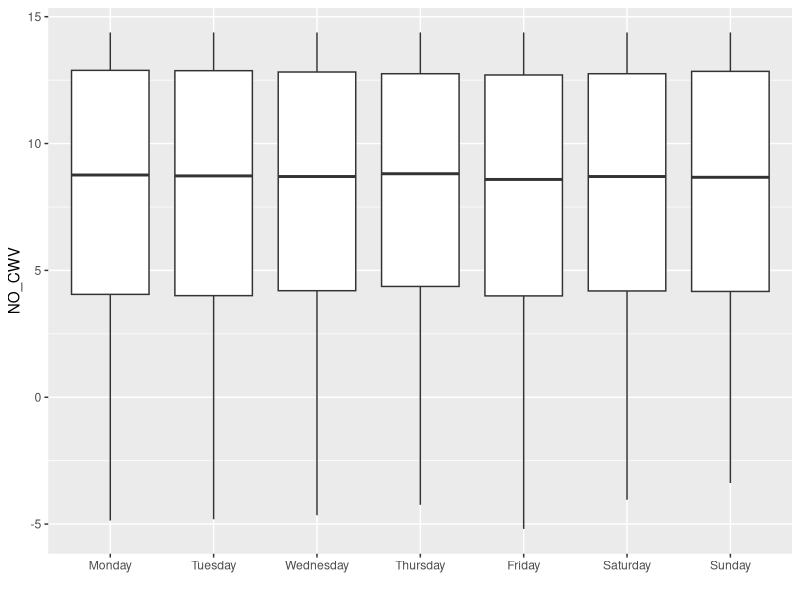
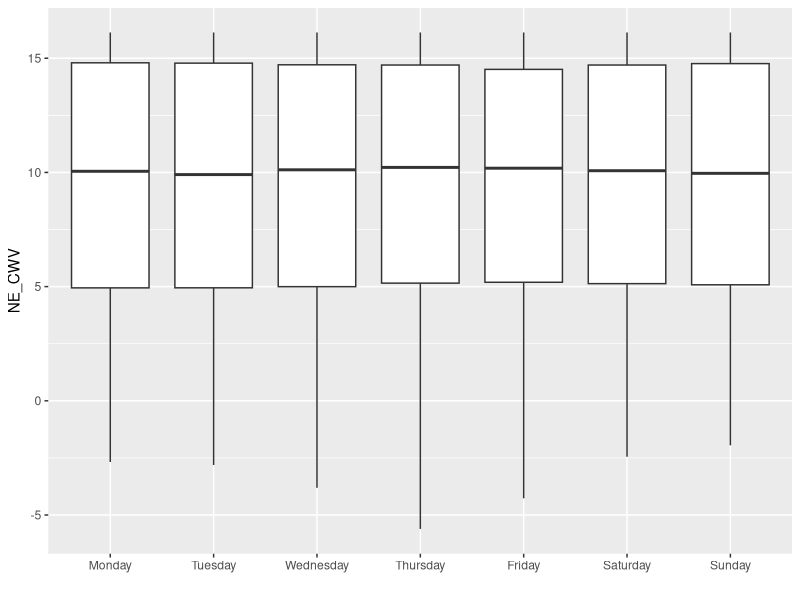
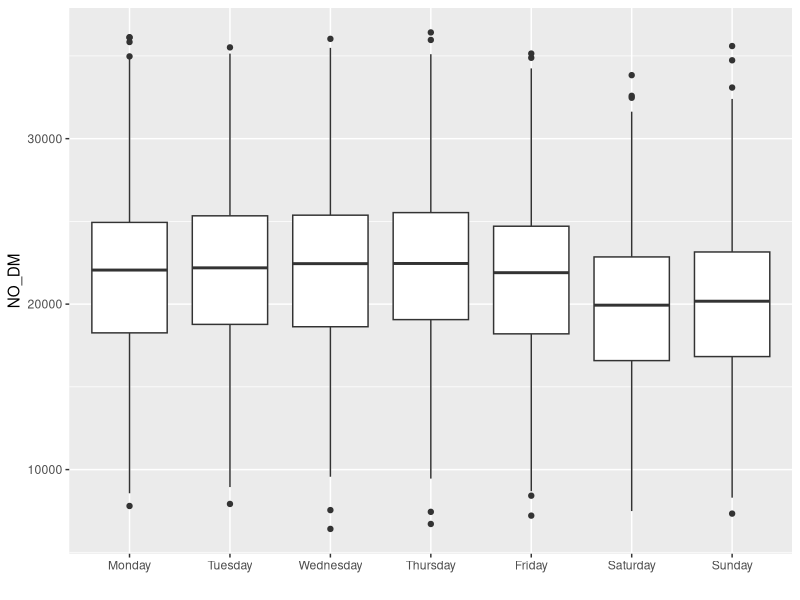
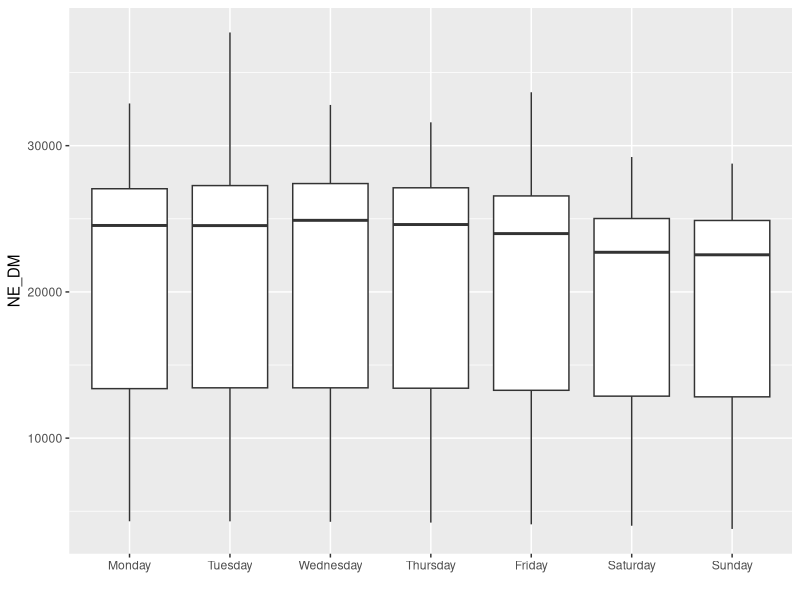
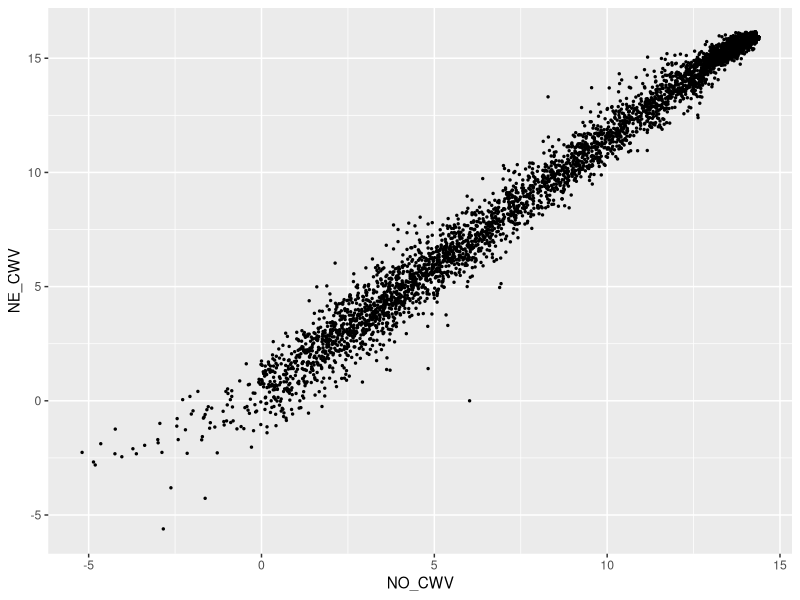
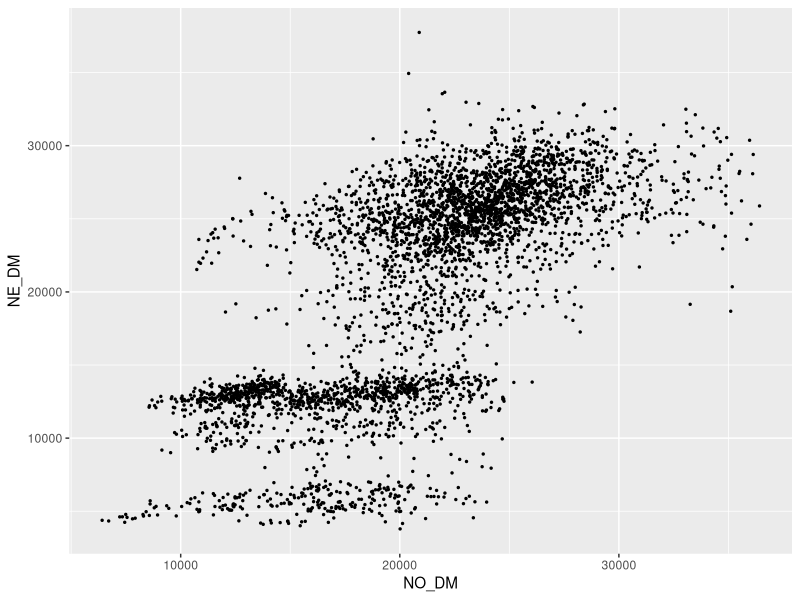
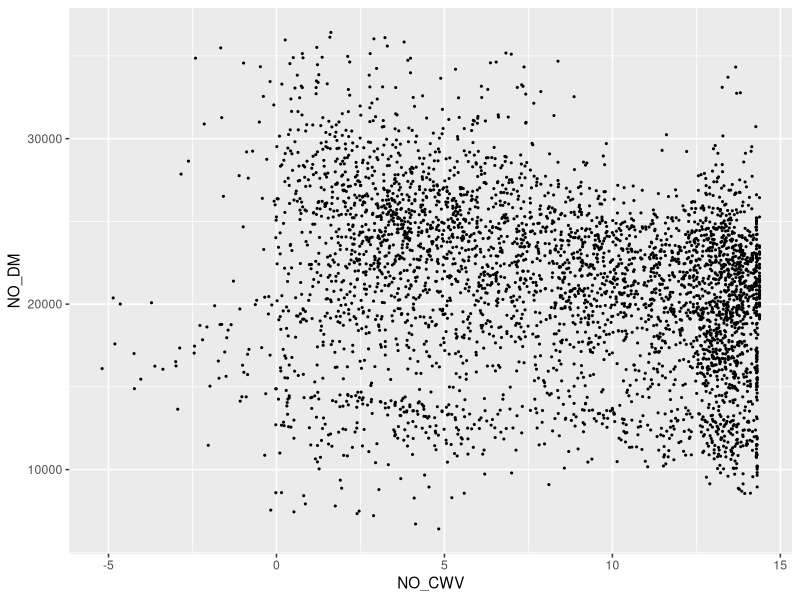
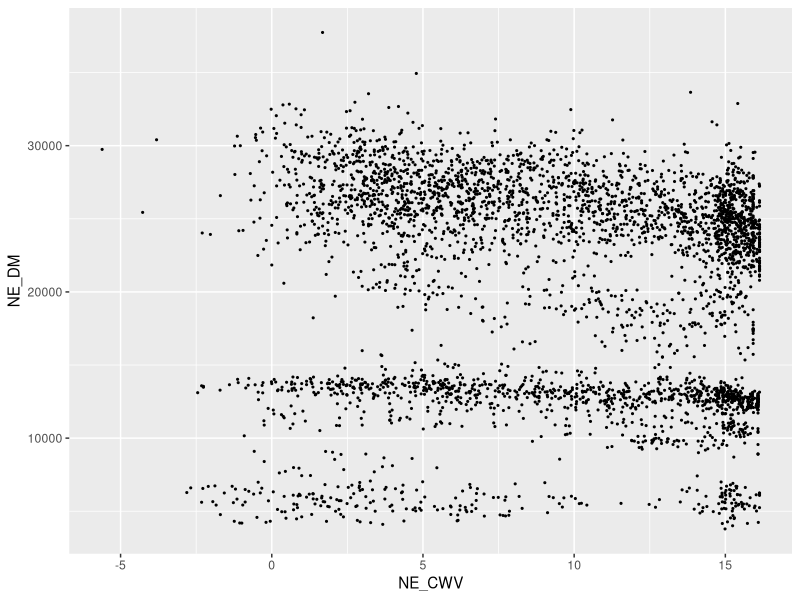

Here is the R script that generated these plots, in order: (Note: this script raises an error after producing the figures.)
## Columns 1,2,3,9,14,20
all_data = read.csv("data_for_daniel.csv", header = TRUE)
data = all_data[,c(1,2,3,9,14,20)]
install.packages("lubridate")
install.packages("zoo")
library(lubridate)
library(ggplot2)
library(tidyr)
library(plyr)
library(dplyr)
library(zoo)
## Check lubridate is working
dmy(data$Date[1])
## Find the NA values in the data and remove
which(is.na(data))
data[which(is.na(data)),]
which(is.na(data$Day))
which(is.na(data$Date))
which(is.na(data$NO_CWV))
which(is.na(data$NO_DM))
which(is.na(data$NE_CWV))
which(is.na(data$NE_DM))
data[3103,]
data = na.omit(data)
which(duplicated(data$Date))
## No duplicated dates in the data
## Check negative values
which(data$NO_CWV<0)
which(data$NO_DM<0)
which(data$NE_CWV<0)
which(data$NE_DM<0)
## Some values where the CWV is less than 0 in either region
data[which(data$NO_CWV<0),]
## All dates within November - March so likely just particularly bad winter weather
data[which(data$NE_CWV<0),]
## Again all dates fall within November - March
## Set the Date column in the correct format
data$Date = dmy(data$Date)

## Create box plots of the data with the days in order Monday-Sunday
level_order = c("Monday", "Tuesday", "Wednesday", "Thursday", "Friday", "Saturday", "Sunday")
ggplot(data = data) + 
  geom_boxplot(mapping = aes(x = factor(Day, level = level_order), y = NO_CWV)) +
  xlab("")
ggplot(data = data) + 
  geom_boxplot(mapping = aes(x = factor(Day, level = level_order), y = NE_CWV))+
  xlab("")
ggplot(data = data) + 
  geom_boxplot(mapping = aes(x = factor(Day, level = level_order), y = NO_DM)) + 
  xlab("")
ggplot(data = data) + 
  geom_boxplot(mapping = aes(x = factor(Day, level = level_order), y = NE_DM)) + 
  xlab("")

## Create scatter plots of relationships within variables (CWV and DM)
ggplot(data = data) + geom_point(mapping = aes(x = NO_CWV, y = NE_CWV), size = 0.5)
ggplot(data = data) + geom_point(mapping = aes(x = NO_DM, y = NE_DM), size = 0.5)
## Now within locations (NO and NE)
ggplot(data = data) + geom_point(mapping = aes(x = NO_CWV, y = NO_DM), size = 0.4)
ggplot(data = data) + geom_point(mapping = aes(x = NE_CWV, y = NE_DM), size = 0.4)

## Perform K-means on these scatter plots (for DM)
NO_data = data.frame(cbind(data$NO_DM, data$NO_CWV))
colnames(NO_data) = c("NO_DM", "NO_CWV")
km_NO = kmeans(NO_data, 4, iter.max = 50, nstart = 20)
pca_km_NO = prcomp(x = NO_data)
plot(pca_km_NO$x[,1], pca_km_NO$x[,2], col = km_NO$cluster, pch = km_NO$cluster)
NO_data$cluster = km_NO$cluster
ggplot() + 
  geom_point(data = NO_data, 
             mapping = aes(x = NO_CWV, y = NO_DM, colour = factor(cluster))) + 
  scale_colour_brewer(name = "Cluster", palette = "RdGy")
  
NE_data = data.frame(cbind(data$NE_DM, data$NE_CWV))
colnames(NE_data) = c("NE_DM", "NE_CWV")
km_NE = kmeans(NE_data, 4, iter.max = 50, nstart = 20)
pca_km_NE = prcomp(x = NE_data)
plot(pca_km_NE$x[,1], pca_km_NE$x[,2], col = km_NE$cluster, pch = km_NE$cluster)
NE_data$cluster = km_NE$cluster
ggplot() + 
  geom_point(data = NE_data, 
             mapping = aes(x = NE_CWV, y = NE_DM, colour = factor(cluster))) + 
  scale_colour_brewer(name = "Cluster", palette = "RdGy")

## Create some line plots of the data
ggplot(data = data, mapping = aes(x = Date, y = NO_CWV)) + geom_line()
ggplot(data = data, mapping = aes(x = Date, y = NE_CWV)) + geom_line()
ggplot(data = data, mapping = aes(x = Date, y = NO_DM)) + geom_line()
ggplot(data = data, mapping = aes(x = Date, y = NE_DM)) + geom_line()

## Import the holiday dates
holidays = read.csv("holidays.csv", header = TRUE)
which(is.na(holidays))  ## No missing values
bank_holidays = holidays[which(holidays$Bank.Holiday==TRUE),]
## Need to change the date column for the data frame so they are in the same format
bank_holidays$Date = ymd(bank_holidays$Date)
bank_hols_data = match_df(data, bank_holidays)
data = join(data, bank_holidays, by = "Date")
data$Holiday = NULL
data$Type = NULL
data$Bank.Holiday = replace_na(data$Bank.Holiday,"FALSE")

## Now can plot the bank holidays against other days
ggplot(data = data) + geom_point(mapping = aes(x = NO_CWV, y = NE_CWV, colour = factor(Bank.Holiday)))
ggplot(data = data) + 
  geom_point(mapping = aes(x = NO_DM, y = NE_DM, colour = factor(Bank.Holiday)), size = 0.4) + 
  scale_colour_discrete(limits = c("FALSE", "TRUE"), labels = c("Non-bank holiday", "Bank holiday"),
                        type = c("skyblue", "black")) + 
  theme(legend.title = element_blank(), legend.position = "bottom")
ggplot(data = data) + 
  geom_point(mapping = aes(x = NO_CWV, y = NO_DM, colour = factor(Bank.Holiday)), size = 0.4) + 
  scale_colour_discrete(limits = c("FALSE", "TRUE"), labels = c("Non-bank holiday", "Bank holiday"),
                        type = c("skyblue", "black")) + 
  theme(legend.title = element_blank(), legend.position = "bottom")
ggplot(data = data) + 
  geom_point(mapping = aes(x = NE_CWV, y = NE_DM, colour = factor(Bank.Holiday)), size = 0.4) + 
  scale_colour_discrete(limits = c("FALSE", "TRUE"), labels = c("Non-bank holiday", "Bank holiday"),
                        type = c("skyblue", "black")) + 
  theme(legend.title = element_blank(), legend.position = "bottom")

## Line plots which separate bank holidays and non-bank holidays
ggplot(data = data, mapping = aes(x = Date, y = NO_DM, colour = factor(Bank.Holiday))) + 
  geom_line() + scale_colour_discrete(limits = c("FALSE", "TRUE"), labels = c("Non-bank holiday", "Bank holiday"),
                                      type = c("skyblue", "black")) + 
  theme(legend.title = element_blank(), legend.position = "bottom")
ggplot(data = data, mapping = aes(x = Date, y = NE_DM, colour = factor(Bank.Holiday))) + 
  geom_line() + scale_colour_discrete(limits = c("FALSE", "TRUE"), labels = c("Non-bank holiday", "Bank holiday"),
                                      type = c("skyblue", "black")) + 
  theme(legend.title = element_blank(), legend.position = "bottom")

## Change the black line to points for the bank holidays
ggplot(data = data, mapping = aes(x = Date, y = NO_DM)) + 
  geom_line(data = data[which(data$Bank.Holiday==FALSE),], aes(colour = factor(Bank.Holiday))) + 
  geom_point(data = data[which(data$Bank.Holiday==TRUE),], aes(shape = factor(Bank.Holiday))) + 
  theme(legend.position = "bottom") + 
  labs(colour = "legend") + 
  scale_colour_discrete(name = "", breaks = c("TRUE", "FALSE"), 
                        labels = c("Bank holiday", "Non-bank holiday"),
                        type = c("skyblue", "black")) +
  scale_shape_discrete(name = "", breaks = c("TRUE", "FALSE"), 
                        labels = c("Bank holiday", "Non-bank holiday"))

ggplot(data = data, mapping = aes(x = Date, y = NE_DM)) + 
  geom_line(data = data[which(data$Bank.Holiday==FALSE),], aes(colour = factor(Bank.Holiday))) + 
  geom_point(data = data[which(data$Bank.Holiday==TRUE),], aes(shape = factor(Bank.Holiday))) + 
  theme(legend.position = "bottom") + 
  labs(colour = "legend") + 
  scale_colour_discrete(name = "", breaks = c("TRUE", "FALSE"), 
                        labels = c("Bank holiday", "Non-bank holiday"),
                        type = c("skyblue", "black")) +
  scale_shape_discrete(name = "", breaks = c("TRUE", "FALSE"), 
                       labels = c("Bank holiday", "Non-bank holiday"))

## Plot each year over the top of each other
ggplot(data = data, aes(format(Date, format = "%m-%d"), NO_DM, group = factor(year(Date)),
       colour = factor(year(Date)))) + geom_line()
ggplot(data = data, aes(format(Date, format = "%m-%d"), NE_DM, group = factor(year(Date)),
                        colour = factor(year(Date)))) + geom_line()

## Box plots separating the bank holidays and non bank holidays
ggplot(data = data) + 
  geom_boxplot(mapping = aes(x = Bank.Holiday, y = NO_CWV), fill = c("skyblue", "darkgrey")) + xlab("") +  
  scale_x_discrete(labels = c("FALSE" = "Non-bank holiday", "TRUE" = "Bank holiday"))
ggplot(data = data) + 
  geom_boxplot(mapping = aes(x = Bank.Holiday, y = NE_CWV), fill = c("skyblue", "darkgrey")) + xlab("") + 
  scale_x_discrete(labels = c("FALSE" = "Non-bank holiday", "TRUE" = "Bank holiday"))

ggplot(data = data) + geom_boxplot(mapping = aes(x = Bank.Holiday, y = NO_DM),
                                   fill = c("skyblue", "darkgrey")) + xlab("") +
  scale_x_discrete(labels = c("FALSE" = "Non-bank holiday", "TRUE" = "Bank holiday"))
ggplot(data = data) + geom_boxplot(mapping = aes(x = Bank.Holiday, y = NE_DM),
                                   fill = c("skyblue", "darkgrey")) + xlab("") + 
  scale_x_discrete(labels = c("FALSE" = "Non-bank holiday", "TRUE" = "Bank holiday"))


bank_hols_vector = which(data$Bank.Holiday == "TRUE")
weekends_vector = sort(c(which(data$Day == "Saturday"), which(data$Day == "Sunday")))
data$day_type = NA
data$day_type[bank_hols_vector] = "Bank holiday"
data$day_type[weekends_vector] = "Weekend"
data$day_type = replace_na(data$day_type, "Weekday")

## Now can separate into weekdays, weekends and bank holidays
ggplot(data = data) + geom_boxplot(mapping = aes(x = day_type, y = NO_DM),
                                   fill = c("darkgrey", "gold", "darkorange")) + xlab("")
ggplot(data = data) + geom_boxplot(mapping = aes(x = day_type, y = NE_DM),
                                   fill = c("darkgrey", "gold", "darkorange")) + xlab("")

ggplot(data = data, mapping = aes(x = Date, y = NO_DM, colour = factor(day_type))) + 
  geom_line() + scale_colour_discrete(limits = c("Bank holiday", "Weekday", "Weekend"),
                                      type = c("black", "gold", "darkorange")) + 
  theme(legend.title = element_blank(), legend.position = "bottom")
ggplot(data = data, mapping = aes(x = Date, y = NE_DM, colour = factor(day_type))) + 
  geom_line() + scale_colour_discrete(limits = c("Bank holiday", "Weekday", "Weekend"),
                                      type = c("black", "gold", "darkorange")) + 
  theme(legend.title = element_blank(), legend.position = "bottom")

## Look at correlation coefficients
cor(data$NO_CWV, data$NO_DM)
#cor(data$NO_CWV, data$NO_DM, method = "kendall")
cor(data$NO_CWV, data$NO_DM, method = "spearman")
cor(data$NE_CWV, data$NE_DM)
#cor(data$NE_CWV, data$NE_DM, method = "kendall")
cor(data$NE_CWV, data$NE_DM, method = "spearman")
cor(data$NO_DM, data$NE_DM)
#cor(data$NO_DM, data$NE_DM, method = "kendall")
cor(data$NO_DM, data$NE_DM, method = "spearman")

cor.test(data$NO_CWV, data$NO_DM)
cor.test(data$NO_CWV, data$NO_DM, method = "spearman")
cor.test(data$NE_CWV, data$NE_DM)
cor.test(data$NE_CWV, data$NE_DM, method = "spearman")
cor.test(data$NO_DM, data$NE_DM)
cor.test(data$NO_DM, data$NE_DM, method = "spearman")


## More correlations based on "day type"
cor(data$NO_DM[which(data$day_type == "Bank holiday")], 
    data$NE_DM[which(data$day_type == "Bank holiday")])
cor(data$NO_DM[which(data$day_type == "Bank holiday")], 
    data$NE_DM[which(data$day_type == "Bank holiday")], method = "kendall")
cor(data$NO_DM[which(data$day_type == "Bank holiday")], 
    data$NE_DM[which(data$day_type == "Bank holiday")], method = "spearman")
cor(data$NO_DM[which(data$day_type == "Weekday")], 
    data$NE_DM[which(data$day_type == "Weekday")])
cor(data$NO_DM[which(data$day_type == "Weekday")], 
    data$NE_DM[which(data$day_type == "Weekday")], method = "kendall")
cor(data$NO_DM[which(data$day_type == "Weekday")], 
    data$NE_DM[which(data$day_type == "Weekday")], method = "spearman")
cor(data$NO_DM[which(data$day_type == "Weekend")], 
    data$NE_DM[which(data$day_type == "Weekend")])
cor(data$NO_DM[which(data$day_type == "Weekend")], 
    data$NE_DM[which(data$day_type == "Weekend")], method = "kendall")
cor(data$NO_DM[which(data$day_type == "Weekend")], 
    data$NE_DM[which(data$day_type == "Weekend")], method = "spearman")

## Correlations of "day type" for the North
cor(data$NO_CWV[which(data$day_type == "Bank holiday")], 
    data$NO_DM[which(data$day_type == "Bank holiday")])
cor(data$NO_CWV[which(data$day_type == "Bank holiday")], 
    data$NO_DM[which(data$day_type == "Bank holiday")], method = "kendall")
cor(data$NO_CWV[which(data$day_type == "Bank holiday")], 
    data$NO_DM[which(data$day_type == "Bank holiday")], method = "spearman")
cor(data$NO_CWV[which(data$day_type == "Weekday")], 
    data$NO_DM[which(data$day_type == "Weekday")])
cor(data$NO_CWV[which(data$day_type == "Weekday")], 
    data$NO_DM[which(data$day_type == "Weekday")], method = "kendall")
cor(data$NO_CWV[which(data$day_type == "Weekday")], 
    data$NO_DM[which(data$day_type == "Weekday")], method = "spearman")
cor(data$NO_CWV[which(data$day_type == "Weekend")], 
    data$NO_DM[which(data$day_type == "Weekend")])
cor(data$NO_CWV[which(data$day_type == "Weekend")], 
    data$NO_DM[which(data$day_type == "Weekend")], method = "kendall")
cor(data$NO_CWV[which(data$day_type == "Weekend")], 
    data$NO_DM[which(data$day_type == "Weekend")], method = "spearman")

## Perform cor.test on these
cor.test(data$NO_CWV[which(data$day_type == "Bank holiday")], 
    data$NO_DM[which(data$day_type == "Bank holiday")])
cor.test(data$NO_CWV[which(data$day_type == "Bank holiday")], 
    data$NO_DM[which(data$day_type == "Bank holiday")], method = "kendall")
cor.test(data$NO_CWV[which(data$day_type == "Bank holiday")], 
    data$NO_DM[which(data$day_type == "Bank holiday")], method = "spearman")
cor.test(data$NO_CWV[which(data$day_type == "Weekday")], 
    data$NO_DM[which(data$day_type == "Weekday")])
cor.test(data$NO_CWV[which(data$day_type == "Weekday")], 
    data$NO_DM[which(data$day_type == "Weekday")], method = "kendall")
cor.test(data$NO_CWV[which(data$day_type == "Weekday")], 
    data$NO_DM[which(data$day_type == "Weekday")], method = "spearman")
cor.test(data$NO_CWV[which(data$day_type == "Weekend")], 
    data$NO_DM[which(data$day_type == "Weekend")])
cor.test(data$NO_CWV[which(data$day_type == "Weekend")], 
    data$NO_DM[which(data$day_type == "Weekend")], method = "kendall")
cor.test(data$NO_CWV[which(data$day_type == "Weekend")], 
    data$NO_DM[which(data$day_type == "Weekend")], method = "spearman")

## Correlations of "day type" for the North East
cor(data$NE_CWV[which(data$day_type == "Bank holiday")], 
    data$NE_DM[which(data$day_type == "Bank holiday")])
cor(data$NE_CWV[which(data$day_type == "Bank holiday")], 
    data$NE_DM[which(data$day_type == "Bank holiday")], method = "kendall")
cor(data$NE_CWV[which(data$day_type == "Bank holiday")], 
    data$NE_DM[which(data$day_type == "Bank holiday")], method = "spearman")
cor(data$NE_CWV[which(data$day_type == "Weekday")], 
    data$NE_DM[which(data$day_type == "Weekday")])
cor(data$NE_CWV[which(data$day_type == "Weekday")], 
    data$NE_DM[which(data$day_type == "Weekday")], method = "kendall")
cor(data$NE_CWV[which(data$day_type == "Weekday")], 
    data$NE_DM[which(data$day_type == "Weekday")], method = "spearman")
cor(data$NE_CWV[which(data$day_type == "Weekend")], 
    data$NE_DM[which(data$day_type == "Weekend")])
cor(data$NE_CWV[which(data$day_type == "Weekend")], 
    data$NE_DM[which(data$day_type == "Weekend")], method = "kendall")
cor(data$NE_CWV[which(data$day_type == "Weekend")], 
    data$NE_DM[which(data$day_type == "Weekend")], method = "spearman")

## Perform cor.test on the above correlation coefficients
cor.test(data$NE_CWV[which(data$day_type == "Bank holiday")], 
    data$NE_DM[which(data$day_type == "Bank holiday")])
cor.test(data$NE_CWV[which(data$day_type == "Bank holiday")], 
    data$NE_DM[which(data$day_type == "Bank holiday")], method = "kendall")
cor.test(data$NE_CWV[which(data$day_type == "Bank holiday")], 
    data$NE_DM[which(data$day_type == "Bank holiday")], method = "spearman")
cor.test(data$NE_CWV[which(data$day_type == "Weekday")], 
    data$NE_DM[which(data$day_type == "Weekday")])
cor.test(data$NE_CWV[which(data$day_type == "Weekday")], 
    data$NE_DM[which(data$day_type == "Weekday")], method = "kendall")
cor.test(data$NE_CWV[which(data$day_type == "Weekday")], 
    data$NE_DM[which(data$day_type == "Weekday")], method = "spearman")
cor.test(data$NE_CWV[which(data$day_type == "Weekend")], 
    data$NE_DM[which(data$day_type == "Weekend")])
cor.test(data$NE_CWV[which(data$day_type == "Weekend")], 
    data$NE_DM[which(data$day_type == "Weekend")], method = "kendall")
cor.test(data$NE_CWV[which(data$day_type == "Weekend")], 
    data$NE_DM[which(data$day_type == "Weekend")], method = "spearman")


## Plot the CSV and DM together
ggplot(data = data, aes(x = Date)) + 
  geom_line(mapping = aes(y = NO_DM, colour = "NO_DM")) + 
  geom_line(mapping = aes(y = NO_CWV*2192.245, colour = "NO_CWV")) + 
  scale_y_continuous(sec.axis = sec_axis(trans = ~./2192.245, name = "NO_CWV")) +
  theme(legend.title = element_blank(), legend.position = "right") +
  scale_color_manual(values = c("NO_CWV" = "darkgrey", "NO_DM" = "purple"))

ggplot(data = data, aes(x = Date)) + 
  geom_line(mapping = aes(y = NE_DM, color = "NE_DM")) + 
  geom_line(mapping = aes(y = NE_CWV*2346.609, color = "NE_CWV")) + 
  scale_y_continuous(sec.axis = sec_axis(trans = ~./2346.609, name = "NE_CWV")) +
  theme(legend.title = element_blank(), legend.position = "right") +
  scale_color_manual(values = c("NE_CWV" = "darkgrey", "NE_DM" = "purple"))

data$NE_DM[1]/data$NE_CWV[1]
data$NO_DM[1]/data$NO_CWV[1]
